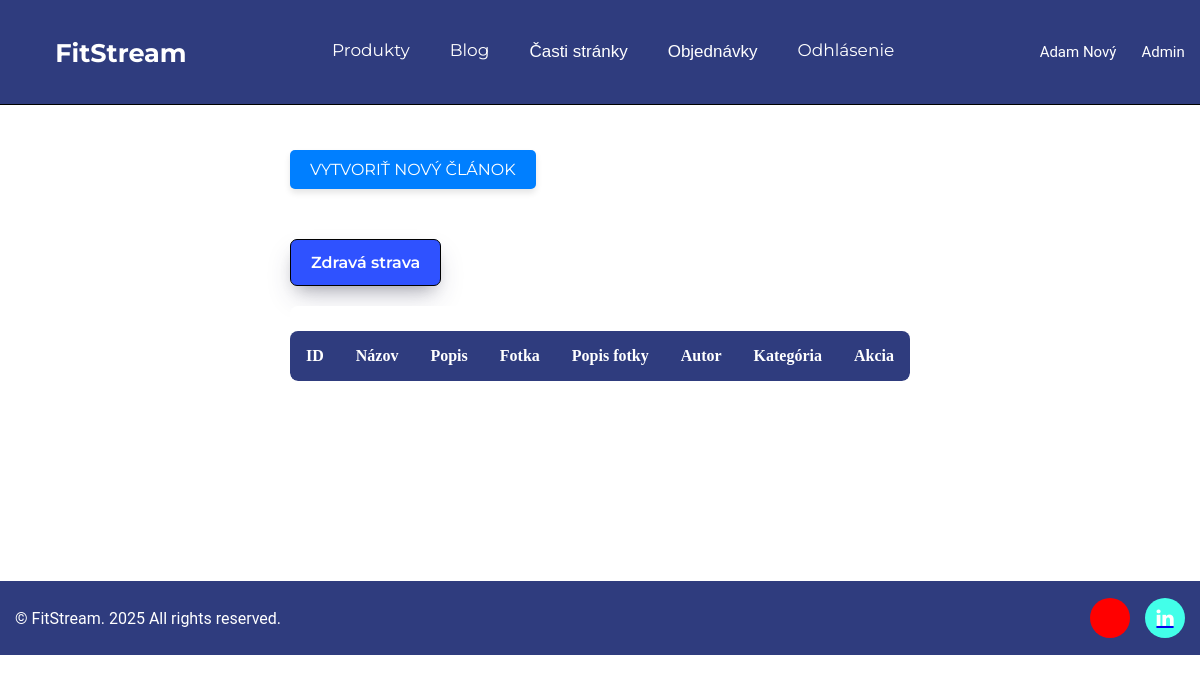
The page /admin/edit_blog.php (signed in) on the database as committed earlier.
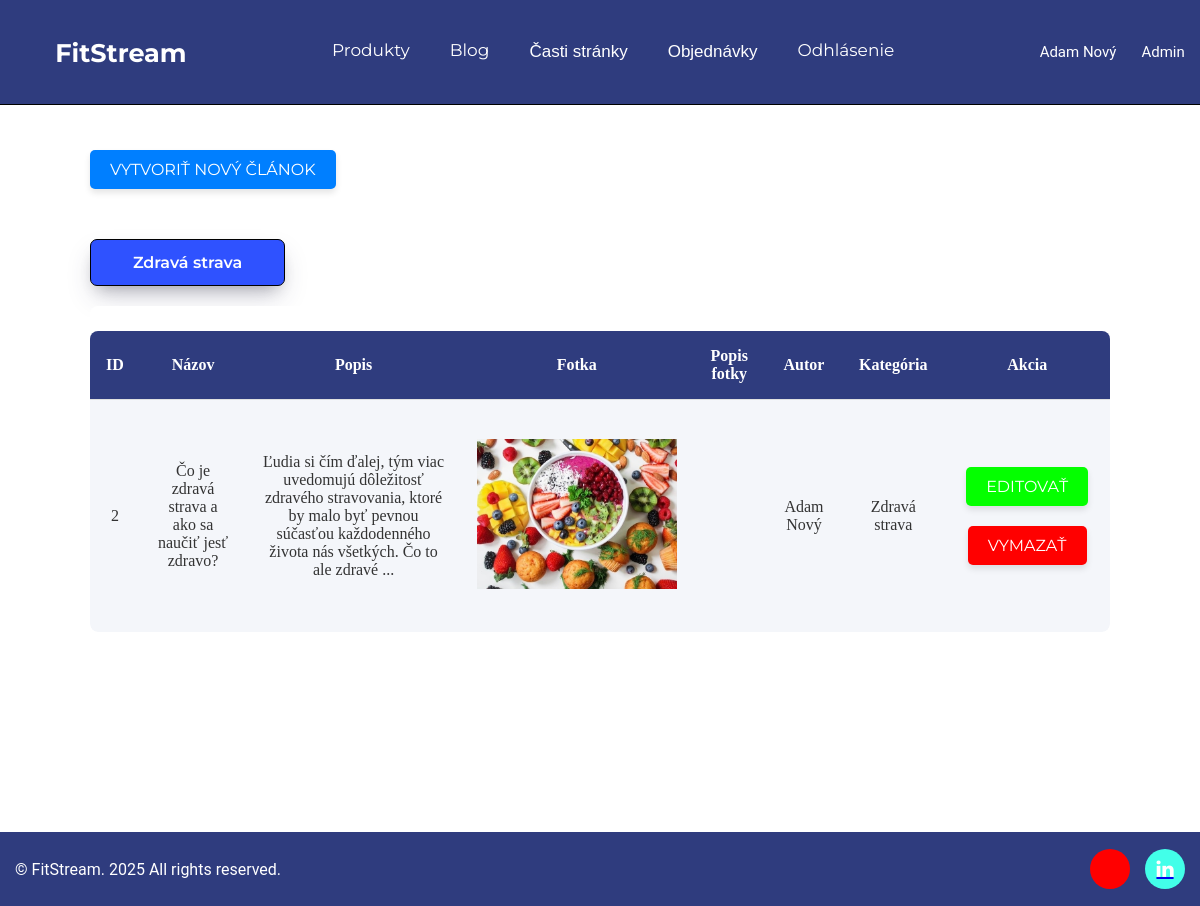
The same page on the database as committed later.
### tables this page shows
CREATE TABLE `blog_kategorie` (
  `id_kategorie` int(11) NOT NULL,
  `nazov_kategorie_blog` varchar(255) NOT NULL,
  `datum_vytvorenia` datetime DEFAULT current_timestamp(),
  `datum_upravy` datetime DEFAULT current_timestamp() ON UPDATE current_timestamp()
);

CREATE TABLE `footer_ikony` (
  `idfooter` int(11) NOT NULL,
  `ikona` varchar(255) NOT NULL,
  `farba_bg` varchar(255) NOT NULL,
  `farba_ikony` varchar(255) NOT NULL,
  `url` varchar(45) NOT NULL
);

CREATE TABLE `blog` (
  `idblog` int(11) NOT NULL,
  `nazov` varchar(255) NOT NULL,
  `popis` text NOT NULL,
  `img_blog` varchar(255) DEFAULT NULL,
  `img_alt` varchar(255) DEFAULT NULL,
  `id_kategorie` int(11) NOT NULL,
  `id_uzivatel` int(11) NOT NULL,
  `datum_vytvorenia` datetime DEFAULT current_timestamp(),
  `datum_upravy` datetime DEFAULT current_timestamp() ON UPDATE current_timestamp()
);

CREATE TABLE `uzivatelia` (
  `iduzivatelia` int(11) NOT NULL,
  `email` varchar(255) NOT NULL,
  `heslo` varchar(255) NOT NULL,
  `meno` varchar(255) NOT NULL,
  `priezvisko` varchar(255) NOT NULL,
  `datum_narodenia` date NOT NULL,
  `rola` int(11) NOT NULL,
  `datum_vytvorenia` timestamp NOT NULL DEFAULT current_timestamp(),
  `datum_upravy` timestamp NOT NULL DEFAULT current_timestamp() ON UPDATE current_timestamp(),
  `adresa_id` int(11) DEFAULT NULL
);

### admin/edit_blog.php (called while the page is built, shortened)
<?php
include_once $_SERVER['DOCUMENT_ROOT'] . '/FitStream/classes/Blog.php';
$blog = new Blog();
$filter = [];
if (isset($_GET['id']) && is_numeric($_GET['id'])) {
    $filter = $blog->filtrovanie($_GET['id']);
} else {
    $filter = $blog->blogVypis();
}
?>
<?php include "parts/header.php"; ?>
<?php include "parts/navbar.php"; ?>
<?php include "parts/uprava_blog.php"?>
<?php include "parts/footer.php"; ?>

### classes/database_con.php (called while the page is built, shortened)
<?php
class Database
{
    private $connection;
    protected function connect(): void
    {
        $config = DATABASE;
        $options = [
            PDO::ATTR_ERRMODE            => PDO::ERRMODE_EXCEPTION,
            PDO::ATTR_DEFAULT_FETCH_MODE => PDO::FETCH_ASSOC,
        ];
        try {
            $dsn = 'mysql:host=' . $config['HOST'] .
                   ';dbname=' . $config['DBNAME'] .
                   ';port=' . $config['PORT'];
            $this->connection = new PDO(
                $dsn,
                $config['USER_NAME'],
                $config['PASSWORD'],
                $options
            );
        } catch (PDOException $e) {
            throw new Exception('Pripojenie zlyhalo: ' . $e->getMessage());
        }
    }
    public function getConnection(): PDO
    {
        return $this->connection;
    }
}
?>

### classes/Blog.php (called while the page is built, shortened)
<?php
require_once $_SERVER['DOCUMENT_ROOT'] . '/FitStream/classes/database_con.php';
class Blog extends Database
{
    protected $conn;
    public function __construct()
    {
        $this->conn = $this->getConnection();
    }
    public function blogVypis()
    {
        try {
            $sql = "SELECT * FROM blog ORDER BY datum_vytvorenia DESC";
            $st = $this->conn->prepare($sql);
            $st->execute();
            $rs = $st->fetchAll();
            return $rs;
        } catch (Exception $e) {
            die("Nastala chyba");
        } finally {
            $this->conn = null;
        }
    }
    public function vypisAutora(int $id)
    {
        if ($this->conn === null) {
            $this->conn = $this->getConnection();
        }
        try {
            $sql = "SELECT meno,priezvisko FROM uzivatelia
                   INNER JOIN blog ON uzivatelia.iduzivatelia = blog.id_uzivatel
                   WHERE idblog = ?;";
            $st = $this->conn->prepare($sql);
            $st->bindParam(1,$id);
            $st->execute();
            $rs = $st->fetch();
            return $rs;
        } catch (Exception $e) {
            die("Nastala chyba");
        } finally {
            $this->conn = null;
        }
    }
    public function vypisKategorie(int $id)
    {
        if ($this->conn === null) {
            $this->conn = $this->getConnection();
        }
        try {
            $sql = "SELECT nazov_kategorie_blog FROM blog_kategorie
                   INNER JOIN blog ON blog_kategorie.id_kategorie = blog.id_kategorie
                   WHERE idblog = ?;";
            $st = $this->conn->prepare($sql);
            $st->bindParam(1,$id);
            $st->execute();
            $rs = $st->fetch();
            return $rs;
        } catch (Exception $e) {
            die("Nastala chyba");
        } finally {
            $this->conn = null;
        }
    }
    public function vypisKategorii() : array
    {
        try {
            $sql = "SELECT id_kategorie, nazov_kategorie_blog FROM blog_kategorie;";
            $st = $this->conn->prepare($sql);
            $st->execute();
            return $st->fetchAll();
        } catch(Exception $e) {
            die("Nastala chyba: " . $e->getMessage());
        } finally {
            $this->conn = null;
        }
    }
    public function zobrazenieStavu(): void
    {
        if ($this->conn === null) {
            $this->conn = $this->getConnection();
        }
    }
}

### classes/footer_linky.php (called while the page is built, shortened)
<?php
require_once $_SERVER['DOCUMENT_ROOT'] . '/FitStream/classes/database_con.php';
class Footer extends Database
{
    protected $conn;
    public function __construct()
    {
        $this->conn = $this->getConnection();
    }
    public function footer_Vypis(): array
    {
        try {
            $sql = "SELECT * FROM footer_ikony";
            $st = $this->conn->prepare($sql);
            $st->execute();
            return $st->fetchAll();
        } catch (Exception $e) {
            die("Nastala chyba");
        } finally {
            $this->conn = null;
        }
    }
}

### admin/parts/uprava_blog.php (the view, shortened to what the changed rows need)
<div class="vyziva_obal">
    <div class="obal">
        <?php $blog->zobrazenieStavu() ?>
        <div class="filtre">
            <?php $vypis_blog = $blog->vypisKategorii(); ?>
            <?php foreach($vypis_blog as $kategoria): ?>
                <?php $id_pod =  $kategoria['id_kategorie']; ?>
                <a href="?id=<?php echo $id_pod;?>"
                   style="background-color: <?php echo (isset($_GET['id']) && $_GET['id'] == $id_pod) ? '#2F3C7E' : '#2f52ff'; ?>;">
                   <?php echo $kategoria['nazov_kategorie_blog']; ?>
                </a>
            <?php endforeach; ?>
        </div>
        <div class="table_con">
            <table>
                <tr>
                    <th>ID</th>
                    <th>Názov</th>
                    <th>Popis</th>
                    <th>Fotka</th>
                    <th>Popis fotky</th>
                    <th>Autor</th>
                    <th>Kategória</th>
                    <th>Akcia</th>
                </tr>
                <?php foreach($filter as $polozka): ?>
                    <tr>
                        <?php $id = $polozka['idblog']; ?>
                        <?php $vypis_uzivatel = $blog->vypisAutora($id); ?>
                        <?php $vypis_kategoria = $blog->vypisKategorie($id); ?>
                        <td><?php echo $id; ?></td>
                        <td><?php echo $polozka['nazov']; ?></td>
                        <td><?php echo substr($polozka['popis'], 0, 180); ?>...</td>
                        <td><img src="<?php echo BASE_URL . $polozka['img_blog']; ?>"></td>
                        <td><?php echo $polozka['img_alt']; ?></td>
                        <td><?php echo $vypis_uzivatel['meno'] . ' ' . $vypis_uzivatel['priezvisko']; ?></td>
                        <td><?php echo $vypis_kategoria['nazov_kategorie_blog']; ?></td>
                        <td>
                            <a href="<?php echo BASE_URL; ?>admin/editovanie/editovanie_blog.php?id=<?php echo $id; ?>" class="edit">Editovať</a>
                            <a href="<?php echo BASE_URL; ?>admin/vymazanie/vymazanie_blog.php?id=<?php echo $id; ?>" class="delete" onclick="return kontrolaVymazania()">Vymazať</a>
                        </td>
                    </tr>
                <?php endforeach; ?>
            </table>
        </div>
    </div>
</div>

### parts/footer.php (shortened to what the changed rows need)
<?php require_once($_SERVER['DOCUMENT_ROOT'] . '/FitStream/classes/footer_linky.php');?>
<?php
$footer = new Footer();
$footer_vypis = $footer->footer_Vypis();
?>
<footer>
    <div class = "bottom_footer">
            <div class = "social_media_links">
                <?php foreach($footer_vypis as $a): ?>
                    <a href="<?php echo htmlspecialchars($a['url']); ?>">
                    <button class="social"
                    style="background-color: <?php echo htmlspecialchars($a['farba_bg']); ?>;
                    color: <?php echo htmlspecialchars($a['farba_ikony']); ?>;">
                   <i class="<?php echo htmlspecialchars($a['ikona']); ?>" style="font-size: 20px;"></i>
                   </button>
                   </a>
                <?php endforeach; ?>
         </div>
            </div>
</footer>
</body>
</html>

Rows that differ between the two databases and show on the page:
added blog: idblog "2", nazov "Čo je zdravá strava a ako sa naučiť jesť zdravo?", popis "Ľudia si čím ďalej, tým viac uvedomujú dôležitosť zdravého stravovania, ktoré by malo byť pevnou súčasťou každodenného života nás všetkých. Čo to ale zdravé", img_blog (picture), id_uzivatel.meno "Adam", id_uzivatel.priezvisko "Nový", id_kategorie.nazov_kategorie_blog "Zdravá strava"
